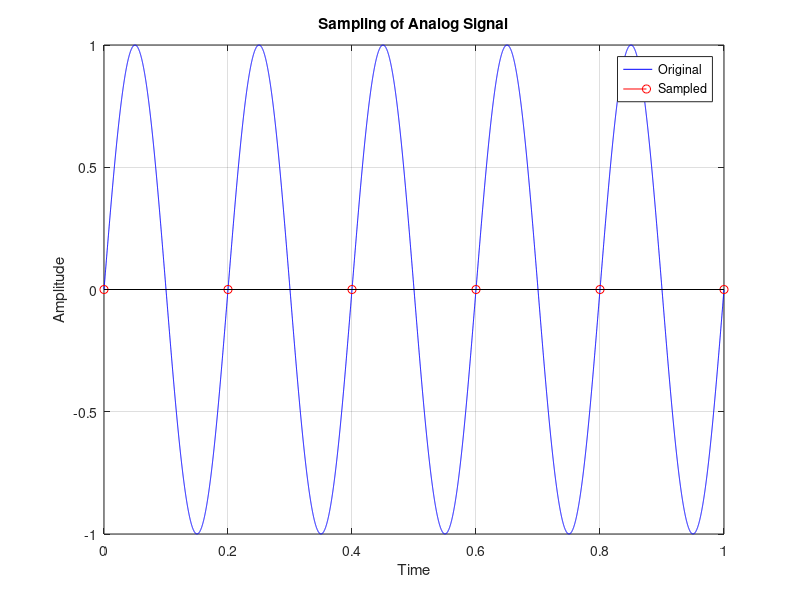

Source code (MATLAB):
% Problem 4: Sampling of Analog Signal
% Objective: Sample an analog sine wave at Nyquist rate, above Nyquist, and below Nyquist.

clc; clear; close all;

fm = input('Enter message frequency (Hz): ');
fs = input('Enter sampling frequency (Hz): ');

t = 0:0.0001:1;
x = sin(2*pi*fm*t);

n = 0:1/fs:1;
xs = sin(2*pi*fm*n);

plot(t,x,'b'); hold on;
stem(n,xs,'r');
legend('Original','Sampled');
title('Sampling of Analog Signal');
xlabel('Time');
ylabel('Amplitude');
grid on;

if fs == 2*fm
    disp('Nyquist Rate');
elseif fs > 2*fm
    disp('Above Nyquist Rate');
else
    disp('Below Nyquist Rate: Aliasing');
end
